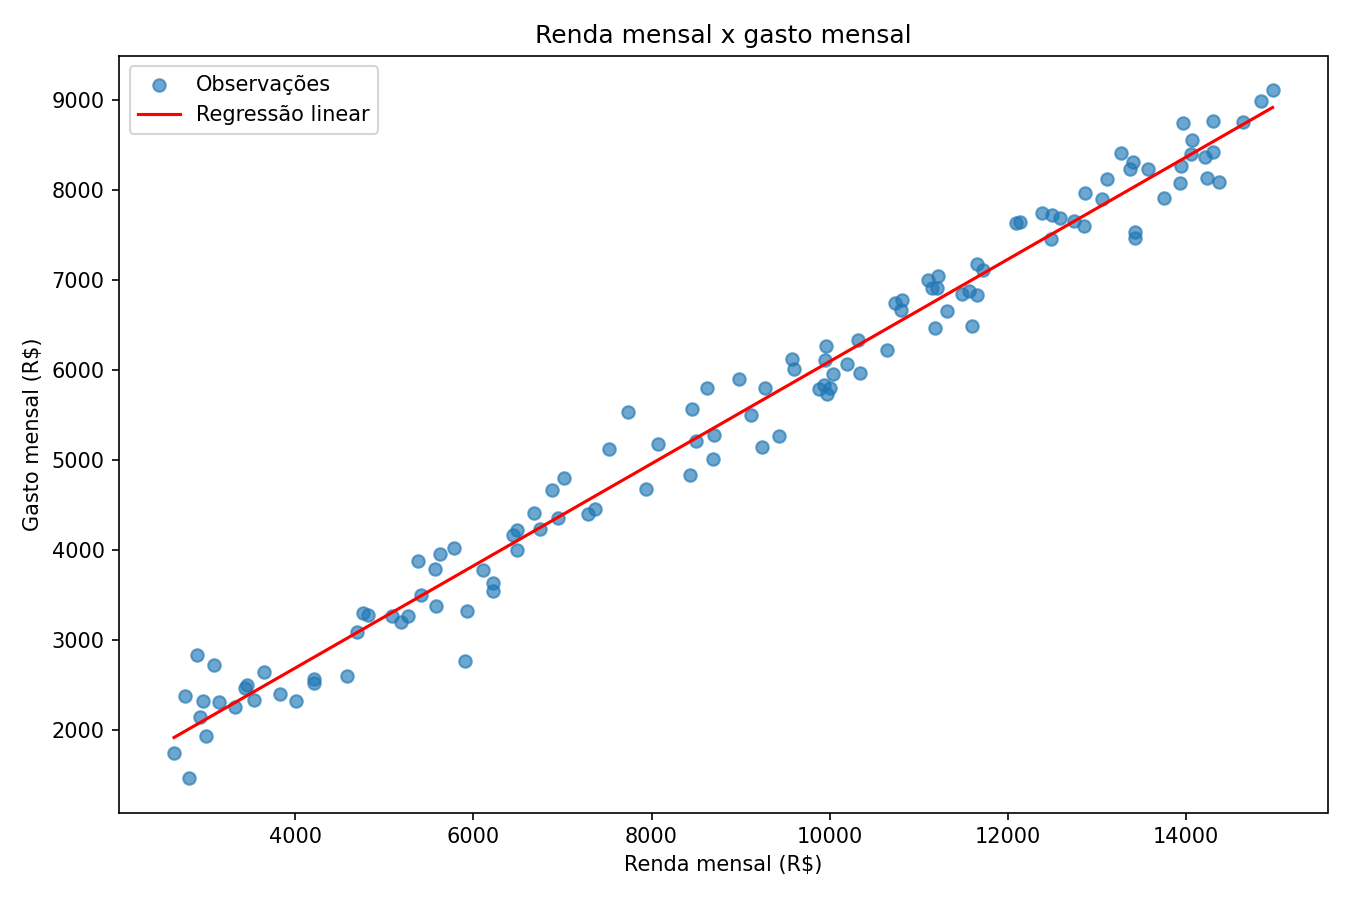

Recreate this plot in Python.
import pandas as pd
import matplotlib.pyplot as plt
from pathlib import Path

ARQUIVO = Path(__file__).resolve().parent / "dados_regressao.csv"
df = pd.read_csv(ARQUIVO)

import numpy as np
x = df["renda_mensal"]
y = df["gasto_mensal"]
coeficientes = np.polyfit(x, y, 1)
reta_x = np.linspace(x.min(), x.max(), 100)
reta_y = np.polyval(coeficientes, reta_x)
plt.figure(figsize=(9, 6))
plt.scatter(x, y, alpha=0.65, label="Observações")
plt.plot(reta_x, reta_y, color="red", label="Regressão linear")
plt.title("Renda mensal x gasto mensal")
plt.xlabel("Renda mensal (R$)")
plt.ylabel("Gasto mensal (R$)")
plt.legend()
plt.tight_layout()
plt.savefig(Path(__file__).resolve().parent / "grafico_regressao.png", dpi=150)
plt.close()
